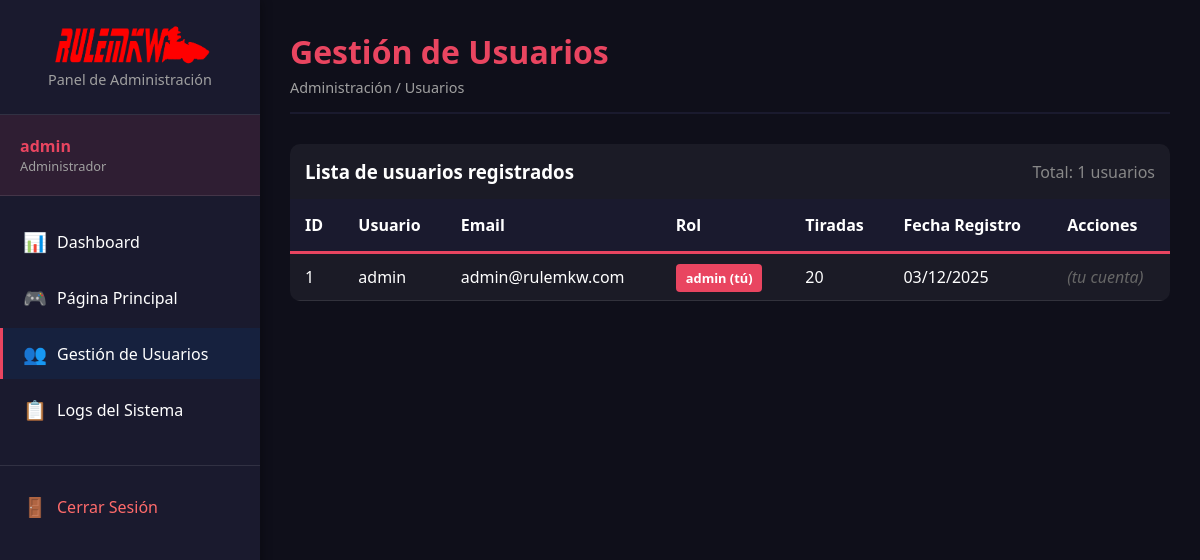
Page /admin/usuarios.php (signed in) on the earlier database version.
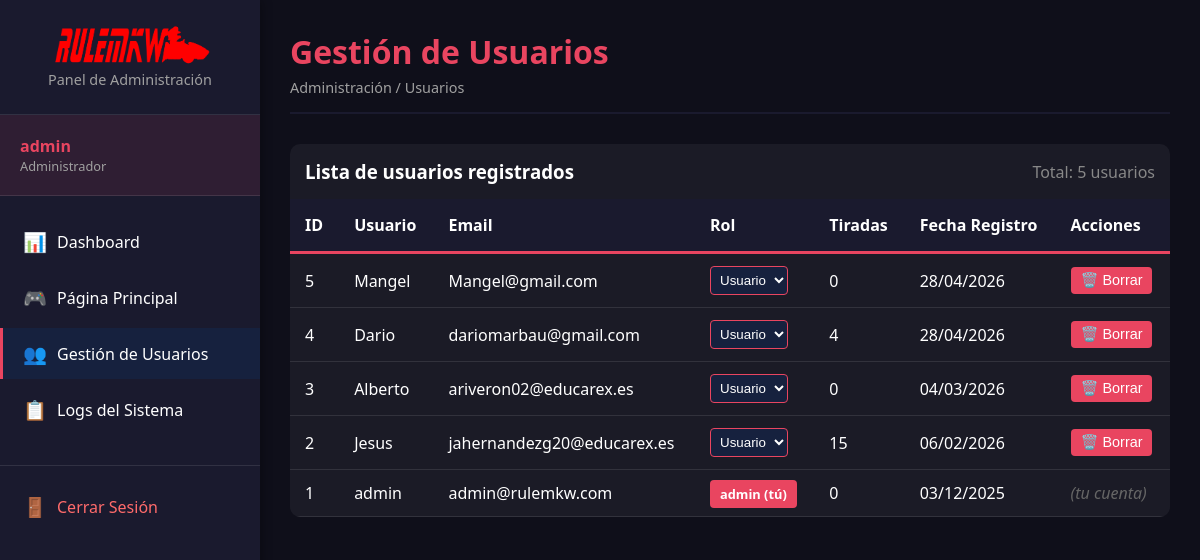
Same page on the later database version.
### tables this page shows
CREATE TABLE `usuarios` (
  `id` int NOT NULL,
  `usuario` varchar(50) NOT NULL,
  `email` varchar(100) NOT NULL,
  `foto_perfil` varchar(255) DEFAULT 'default.png',
  `pass` varchar(255) NOT NULL,
  `rol` enum('usuario','admin') DEFAULT 'usuario',
  `fecha_registro` timestamp NOT NULL DEFAULT CURRENT_TIMESTAMP
);

### src/admin/usuarios.php (the view, shortened to what this page needs)
<?php
require_once 'layout/sidebar.php';
require_once '../backend/includes/conexion.php';
$usuarios = $enlace->query("
    SELECT u.*,
           (SELECT COUNT(*) FROM estadisticas_usuario WHERE usuario_id = u.id) as total_tiradas
    FROM usuarios u
    ORDER BY u.fecha_registro DESC
");
?>
<div class="content-header">
    <h1>Gestión de Usuarios</h1>
    <div class="breadcrumb">Administración / Usuarios</div>
</div>
<div class="table-container">
    <div style="padding: 15px; display: flex; justify-content: space-between; align-items: center;">
        <h3>Lista de usuarios registrados</h3>
        <span style="color: #888;">Total: <?php echo $usuarios->num_rows; ?> usuarios</span>
    </div>
    <table class="data-table">
        <thead>
            <tr>
                <th>ID</th>
                <th>Usuario</th>
                <th>Email</th>
                <th>Rol</th>
                <th>Tiradas</th>
                <th>Fecha Registro</th>
                <th>Acciones</th>
            </tr>
        </thead>
        <tbody>
            <?php while($usuario = $usuarios->fetch_assoc()): ?>
            <tr>
                <td><?php echo $usuario['id']; ?></td>
                <td><?php echo htmlspecialchars($usuario['usuario']); ?></td>
                <td><?php echo htmlspecialchars($usuario['email']); ?></td>
                <td>
                    <?php if ($usuario['id'] == $_SESSION['usuario_id']): ?>
                        <span class="badge badge-admin" style="background: #e94560; color: white; padding: 5px 10px; border-radius: 4px;">
                            <?php echo $usuario['rol']; ?> (tú)
                        </span>
                    <?php else: ?>
                        <form method="POST" style="display:inline;">
                            <select name="nuevo_rol" onchange="this.form.submit()" style="padding: 5px; background: #16213e; color: white; border: 1px solid #e94560; border-radius: 4px;">
                                <option value="usuario" <?php echo $usuario['rol'] == 'usuario' ? 'selected' : ''; ?>>Usuario</option>
                            </select>
                        </form>
                    <?php endif; ?>
                </td>
                <td><?php echo $usuario['total_tiradas']; ?></td>
                <td><?php echo date('d/m/Y', strtotime($usuario['fecha_registro'])); ?></td>
                <td>
                    <?php if ($usuario['id'] != $_SESSION['usuario_id']): ?>
                    <form method="POST" style="display:inline;" onsubmit="return confirm('¿Estás seguro de que quieres borrar al usuario <?php echo htmlspecialchars($usuario['usuario']); ?>?\nEsta acción no se puede deshacer.');">
                        <button type="submit" class="btn btn-danger" style="background: #e94560; color: white; border: none; padding: 5px 10px; border-radius: 4px; cursor: pointer;">
                            🗑️ Borrar
                        </button>
                    </form>
                    <?php else: ?>
                    <span style="color: #666; font-style: italic;">(tu cuenta)</span>
                    <?php endif; ?>
                </td>
            </tr>
            <?php endwhile; ?>
        </tbody>
    </table>
</div>
<?php
echo '</main></div>';
?>
</body>
</html>

### src/admin/layout/sidebar.php (shortened to what this page needs)
<?php
$current_page = basename($_SERVER['PHP_SELF']);
?>
<!DOCTYPE html>
<html lang="es">
<head>
    <link rel="stylesheet" href="../css/admin.css">
</head>
<body>
    <div class="admin-wrapper">
        <aside class="admin-sidebar">
            <div class="sidebar-header">
            <img src="../media/iconos/logo.png" alt="RuleMKW" height="40" width="160" class="me-2 p-0">
                <p>Panel de Administración</p>
            </div>
            <div class="sidebar-user">
                <div class="user-name"><?php echo htmlspecialchars($_SESSION['usuario_nombre'] ?? 'Admin'); ?></div>
                <div class="user-role">Administrador</div>
            </div>
            <nav class="sidebar-nav">
                <ul>
                    <li>
                        <a href="dashboard.php" class="<?php echo $current_page == 'dashboard.php' ? 'active' : ''; ?>">
                            <span class="icon">📊</span>
                            <span>Dashboard</span>
                        </a>
                    </li>
                    <li>
                        <a href="../index.php" target="_blank">
                            <span class="icon">🎮</span>
                            <span>Página Principal</span>
                        </a>
                    </li>
                    <li>
                        <a href="usuarios.php" class="<?php echo $current_page == 'usuarios.php' ? 'active' : ''; ?>">
                            <span class="icon">👥</span>
                            <span>Gestión de Usuarios</span>
                        </a>
                    </li>
                    <li>
                        <a href="logs.php" class="<?php echo $current_page == 'logs.php' ? 'active' : ''; ?>">
                            <span class="icon">📋</span>
                            <span>Logs del Sistema</span>
                        </a>
                    </li>
                    <li class="logout">
                        <a href="../backend/logout.php">
                            <span class="icon">🚪</span>
                            <span>Cerrar Sesión</span>
                        </a>
                    </li>
                </ul>
            </nav>
        </aside>
        <main class="admin-content">

### src/css/admin.css (style rules this page uses)
:root { --sidebar-width: 260px; --sidebar-bg: #1a1a2e; --sidebar-hover: #16213e; --primary-color: #e94560; --text-light: #fff; --text-muted: #a0a0a0; --cookie-color: #4ECDC4; }
* { margin: 0; padding: 0; box-sizing: border-box; }
body { font-family: 'Segoe UI', Tahoma, Geneva, Verdana, sans-serif; background: #0f0f1a; color: #fff; }
.admin-wrapper { display: flex; min-height: 100vh; }
.admin-sidebar { width: var(--sidebar-width); background: var(--sidebar-bg); position: fixed; height: 100vh; overflow-y: auto; box-shadow: 2px 0 10px rgba(0,0,0,0.3); z-index: 1000; transition: all 0.3s ease; }
.sidebar-header { padding: 25px 20px; border-bottom: 1px solid rgba(255,255,255,0.1); text-align: center; }
.sidebar-header p { color: var(--text-muted); font-size: 0.9rem; }
.sidebar-user { padding: 20px; background: rgba(233, 69, 96, 0.1); border-bottom: 1px solid rgba(255,255,255,0.1); }
.sidebar-user .user-name { font-weight: bold; color: var(--primary-color); }
.sidebar-user .user-role { font-size: 0.8rem; color: var(--text-muted); }
.sidebar-nav { padding: 20px 0; }
.sidebar-nav ul { list-style: none; }
.sidebar-nav li { margin-bottom: 5px; }
.sidebar-nav a { display: flex; align-items: center; padding: 12px 20px; color: var(--text-light); text-decoration: none; transition: all 0.3s; border-left: 3px solid transparent; }
.sidebar-nav a.active { background: var(--sidebar-hover); border-left-color: var(--primary-color); }
.sidebar-nav .icon { margin-right: 10px; font-size: 1.2rem; width: 24px; text-align: center; }
.sidebar-nav .logout { margin-top: 30px; border-top: 1px solid rgba(255,255,255,0.1); padding-top: 15px; }
.sidebar-nav .logout a { color: #ff6b6b; }
.admin-content { flex: 1; margin-left: var(--sidebar-width); padding: 30px; min-height: 100vh; background: #0f0f1a; }
.content-header { margin-bottom: 30px; padding-bottom: 15px; border-bottom: 2px solid var(--sidebar-bg); }
.content-header h1 { font-size: 2rem; color: var(--primary-color); }
.content-header .breadcrumb { color: var(--text-muted); font-size: 0.9rem; margin-top: 5px; }
.table-container { background: rgba(255,255,255,0.05); border-radius: 10px; overflow: hidden; margin-top: 20px; }
.data-table { width: 100%; border-collapse: collapse; color: white; }
.data-table th { background: var(--sidebar-bg); padding: 15px; text-align: left; font-weight: 600; border-bottom: 3px solid var(--primary-color); color: white; }
.data-table td { padding: 12px 15px; border-bottom: 1px solid rgba(255,255,255,0.1); color: white; }
.badge { padding: 4px 10px; border-radius: 20px; font-size: 0.8rem; font-weight: 600; }
.badge-admin { background: var(--primary-color); color: white; }
.btn { padding: 8px 16px; border: none; border-radius: 5px; cursor: pointer; font-size: 0.9rem; transition: all 0.3s; text-decoration: none; display: inline-block; }
.btn-danger { background: #ff4444; color: white; }

Differences in the rows shown:
added usuarios: id "5", usuario "Mangel", email "Mangel@gmail.com", nuevo_rol "Usuario", total_tiradas "0", fecha_registro "28/04/2026"
added usuarios: id "4", usuario "Dario", email "dariomarbau@gmail.com", nuevo_rol "Usuario", total_tiradas "4", fecha_registro "28/04/2026"
added usuarios: id "3", usuario "Alberto", email "ariveron02@educarex.es", nuevo_rol "Usuario", total_tiradas "0", fecha_registro "04/03/2026"
added usuarios: id "2", usuario "Jesus", email "jahernandezg20@educarex.es", nuevo_rol "Usuario", total_tiradas "15", fecha_registro "06/02/2026"
computed for usuarios "admin": total_tiradas "20" → "0"
Other differences:
$usuarios->num_rows: "1" → "5"
